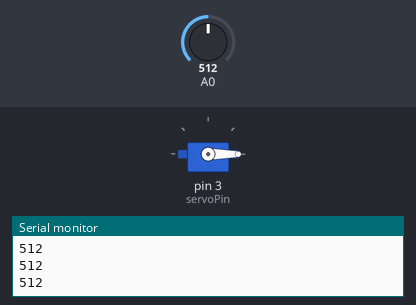
Bench run of a sketch on a simulated Arduino Uno, built with avr-gcc and run on an emulated ATmega328P. Shown: servo, the last lines printed to the serial monitor. Inputs (shaded band) come from the test bench; at power-on: A0 = 512.

Above: at 1.2 s.
1.3 s: A0 set to 306
At 2.5 s:
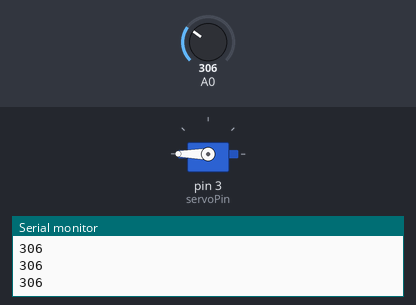
2.8 s: A0 set to 122
At 3.8 s:
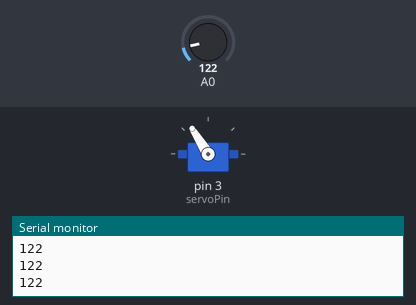
4.3 s: A0 set to 900
At 4.8 s:
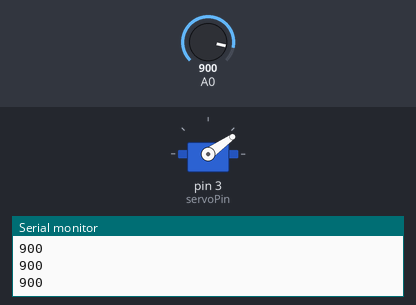
5.8 s: A0 set to 1023
At 6.1 s:
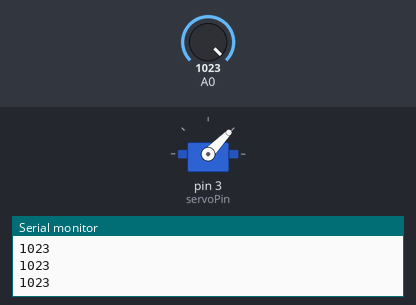
7.3 s: A0 set to 511
At 8.3 s:
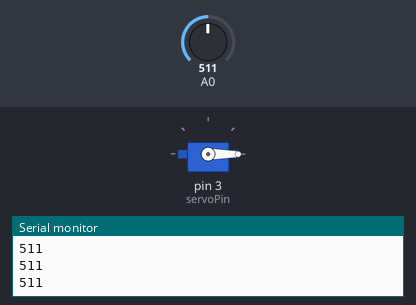
Timing chart, 0 to 9.8 s (numbered marks = the images above; inputs shaded):
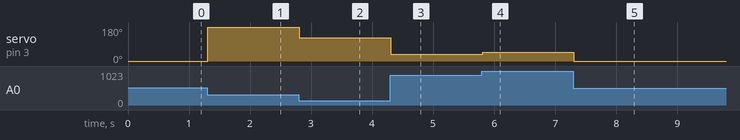

The sketch:

Servo_0.ino
```cpp
#include <Arduino.h>
#include <Servo.h>

Servo servoMotor;
int servoPin = 3;

void setup() {
    Serial.begin(9600);
    servoMotor.attach(servoPin);
}

void loop() {
    int analogValue = analogRead(A0);
    Serial.println(analogValue);

    int servoAngle = map(analogValue, 0, 1023, 0, 179);
    servoMotor.write(analogValue);
}
```

Servo_0_Servo_0.ino.cpp
```cpp
// automatically generated by arduino-cmake
#line 1 "/Users/aefreedman/Documents/CLionProjects/Servo_0/Servo_0.ino"
#include <Arduino.h>
#include <Servo.h>

#line 6 "/Users/aefreedman/Documents/CLionProjects/Servo_0/Servo_0_Servo_0.ino.cpp"
#include "Arduino.h"

//=== START Forward: /Users/aefreedman/Documents/CLionProjects/Servo_0/Servo_0.ino
 void setup() ;
 void setup() ;
 void loop() ;
 void loop() ;
//=== END Forward: /Users/aefreedman/Documents/CLionProjects/Servo_0/Servo_0.ino
#line 2 "/Users/aefreedman/Documents/CLionProjects/Servo_0/Servo_0.ino"


Servo servoMotor;
int servoPin = 3;

void setup() {
    Serial.begin(9600);
    servoMotor.attach(servoPin);
}

void loop() {
    int analogValue = analogRead(A0);
    Serial.println(analogValue);

    int servoAngle = map(analogValue, 0, 1023, 0, 179);
    servoMotor.write(analogValue);
}
```

Measured:
- after the input at 1.3 s, servo on pin 3 (servoPin): 0° → 180° at once
- after the input at 2.8 s, servo on pin 3 (servoPin): 180° → 122° at once
- after the input at 4.3 s, servo on pin 3 (servoPin): 122° → 35° at once
- after the input at 5.8 s, servo on pin 3 (servoPin): 35° → 46° at once
- after the input at 7.3 s, servo on pin 3 (servoPin): 46° → 0° at once
